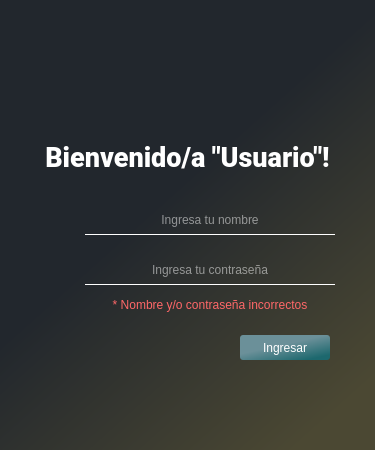
<?xml version="1.0" encoding="UTF-8"?>
<ui version="4.0">
 <class>MainWindow</class>
 <widget class="QMainWindow" name="MainWindow">
  <property name="geometry">
   <rect>
    <x>0</x>
    <y>0</y>
    <width>375</width>
    <height>450</height>
   </rect>
  </property>
  <property name="minimumSize">
   <size>
    <width>375</width>
    <height>450</height>
   </size>
  </property>
  <property name="maximumSize">
   <size>
    <width>375</width>
    <height>450</height>
   </size>
  </property>
  <property name="windowTitle">
   <string>Ingreso</string>
  </property>
  <widget class="QWidget" name="centralwidget">
   <widget class="QFrame" name="login_frame">
    <property name="geometry">
     <rect>
      <x>0</x>
      <y>0</y>
      <width>400</width>
      <height>450</height>
     </rect>
    </property>
    <property name="focusPolicy">
     <enum>Qt::ClickFocus</enum>
    </property>
    <property name="styleSheet">
     <string notr="true">background-color: qlineargradient(spread:pad, x1:0.465, y1:0.397727, x2:0.863, y2:0.898, stop:0 rgba(34, 39, 45, 255), stop:1 rgba(75, 72, 51, 255));</string>
    </property>
    <property name="frameShape">
     <enum>QFrame::NoFrame</enum>
    </property>
    <property name="frameShadow">
     <enum>QFrame::Raised</enum>
    </property>
    <property name="lineWidth">
     <number>1</number>
    </property>
    <property name="midLineWidth">
     <number>0</number>
    </property>
    <widget class="QLabel" name="label">
     <property name="enabled">
      <bool>true</bool>
     </property>
     <property name="geometry">
      <rect>
       <x>300</x>
       <y>430</y>
       <width>70</width>
       <height>12</height>
      </rect>
     </property>
     <property name="maximumSize">
      <size>
       <width>100</width>
       <height>15</height>
      </size>
     </property>
     <property name="font">
      <font>
       <kerning>true</kerning>
      </font>
     </property>
     <property name="statusTip">
      <string/>
     </property>
     <property name="autoFillBackground">
      <bool>false</bool>
     </property>
     <property name="styleSheet">
      <string notr="true">background: transparent;</string>
     </property>
     <property name="frameShape">
      <enum>QFrame::NoFrame</enum>
     </property>
     <property name="frameShadow">
      <enum>QFrame::Plain</enum>
     </property>
     <property name="lineWidth">
      <number>1</number>
     </property>
     <property name="text">
      <string/>
     </property>
     <property name="pixmap">
      <pixmap>beta_img/bbeta1.png</pixmap>
     </property>
     <property name="scaledContents">
      <bool>true</bool>
     </property>
     <property name="alignment">
      <set>Qt::AlignLeading|Qt::AlignLeft|Qt::AlignVCenter</set>
     </property>
     <property name="wordWrap">
      <bool>false</bool>
     </property>
     <property name="openExternalLinks">
      <bool>false</bool>
     </property>
     <property name="textInteractionFlags">
      <set>Qt::LinksAccessibleByMouse</set>
     </property>
    </widget>
    <widget class="QLabel" name="label_2">
     <property name="geometry">
      <rect>
       <x>5</x>
       <y>5</y>
       <width>80</width>
       <height>80</height>
      </rect>
     </property>
     <property name="styleSheet">
      <string notr="true">background: transparent;</string>
     </property>
     <property name="text">
      <string/>
     </property>
     <property name="pixmap">
      <pixmap>beta_img/Logo_oficial_vector.png</pixmap>
     </property>
     <property name="scaledContents">
      <bool>true</bool>
     </property>
    </widget>
    <widget class="QLabel" name="Label_bienvenida">
     <property name="geometry">
      <rect>
       <x>0</x>
       <y>130</y>
       <width>375</width>
       <height>55</height>
      </rect>
     </property>
     <property name="font">
      <font>
       <family>Roboto Black</family>
       <pointsize>20</pointsize>
       <weight>7</weight>
       <italic>false</italic>
       <bold>false</bold>
      </font>
     </property>
     <property name="autoFillBackground">
      <bool>false</bool>
     </property>
     <property name="styleSheet">
      <string notr="true">background-color: transparent;
color: rgb(255, 255, 255);
font: 57 20pt &quot;Roboto Black&quot;;


</string>
     </property>
     <property name="text">
      <string>Bienvenido/a &quot;Usuario&quot;!</string>
     </property>
     <property name="scaledContents">
      <bool>false</bool>
     </property>
     <property name="alignment">
      <set>Qt::AlignCenter</set>
     </property>
    </widget>
    <widget class="QLineEdit" name="pass_in">
     <property name="geometry">
      <rect>
       <x>85</x>
       <y>255</y>
       <width>250</width>
       <height>30</height>
      </rect>
     </property>
     <property name="sizePolicy">
      <sizepolicy hsizetype="Fixed" vsizetype="Fixed">
       <horstretch>0</horstretch>
       <verstretch>0</verstretch>
      </sizepolicy>
     </property>
     <property name="focusPolicy">
      <enum>Qt::ClickFocus</enum>
     </property>
     <property name="styleSheet">
      <string notr="true">font: 12pt &quot;Roboto&quot;;
background-color: transparent;
border-bottom: 1px white;
color: white;
border-style: solid;</string>
     </property>
     <property name="inputMethodHints">
      <set>Qt::ImhHiddenText|Qt::ImhNoAutoUppercase|Qt::ImhNoPredictiveText|Qt::ImhSensitiveData</set>
     </property>
     <property name="inputMask">
      <string/>
     </property>
     <property name="maxLength">
      <number>20</number>
     </property>
     <property name="frame">
      <bool>true</bool>
     </property>
     <property name="echoMode">
      <enum>QLineEdit::Password</enum>
     </property>
     <property name="alignment">
      <set>Qt::AlignCenter</set>
     </property>
     <property name="placeholderText">
      <string>Ingresa tu contraseña</string>
     </property>
    </widget>
    <widget class="QPushButton" name="btn_ingreso_login">
     <property name="geometry">
      <rect>
       <x>240</x>
       <y>335</y>
       <width>90</width>
       <height>25</height>
      </rect>
     </property>
     <property name="cursor">
      <cursorShape>PointingHandCursor</cursorShape>
     </property>
     <property name="styleSheet">
      <string notr="true">font: 12pt &quot;Roboto&quot;;
color: rgb(255, 255, 255);
border-radius: 3px;
background-color: qlineargradient(spread:pad, x1:0.465, y1:0.397727, x2:0.863, y2:0.898, stop:0 rgba(107, 144, 153), stop:1 rgba(29, 104, 110));</string>
     </property>
     <property name="text">
      <string>Ingresar</string>
     </property>
    </widget>
    <widget class="QLineEdit" name="user_in">
     <property name="geometry">
      <rect>
       <x>85</x>
       <y>205</y>
       <width>250</width>
       <height>30</height>
      </rect>
     </property>
     <property name="sizePolicy">
      <sizepolicy hsizetype="Fixed" vsizetype="Fixed">
       <horstretch>0</horstretch>
       <verstretch>0</verstretch>
      </sizepolicy>
     </property>
     <property name="focusPolicy">
      <enum>Qt::ClickFocus</enum>
     </property>
     <property name="styleSheet">
      <string notr="true">font: 12pt &quot;Roboto&quot;;
background-color: transparent;
border-bottom: 1px white;
color: white;
border-style: solid;</string>
     </property>
     <property name="inputMethodHints">
      <set>Qt::ImhNone</set>
     </property>
     <property name="inputMask">
      <string/>
     </property>
     <property name="maxLength">
      <number>15</number>
     </property>
     <property name="frame">
      <bool>true</bool>
     </property>
     <property name="echoMode">
      <enum>QLineEdit::Normal</enum>
     </property>
     <property name="alignment">
      <set>Qt::AlignCenter</set>
     </property>
     <property name="placeholderText">
      <string>Ingresa tu nombre</string>
     </property>
    </widget>
    <widget class="QLabel" name="label_3">
     <property name="geometry">
      <rect>
       <x>30</x>
       <y>200</y>
       <width>35</width>
       <height>35</height>
      </rect>
     </property>
     <property name="styleSheet">
      <string notr="true">background-color: transparent;</string>
     </property>
     <property name="text">
      <string/>
     </property>
     <property name="pixmap">
      <pixmap>icon_img/icons8-customer-50.png</pixmap>
     </property>
     <property name="scaledContents">
      <bool>true</bool>
     </property>
     <property name="indent">
      <number>0</number>
     </property>
    </widget>
    <widget class="QLabel" name="label_4">
     <property name="geometry">
      <rect>
       <x>30</x>
       <y>250</y>
       <width>35</width>
       <height>35</height>
      </rect>
     </property>
     <property name="styleSheet">
      <string notr="true">background-color: transparent;</string>
     </property>
     <property name="text">
      <string/>
     </property>
     <property name="pixmap">
      <pixmap>icon_img/icons8-lock-50.png</pixmap>
     </property>
     <property name="scaledContents">
      <bool>true</bool>
     </property>
     <property name="indent">
      <number>0</number>
     </property>
    </widget>
    <widget class="QLabel" name="label_error_ingreso">
     <property name="geometry">
      <rect>
       <x>85</x>
       <y>295</y>
       <width>250</width>
       <height>20</height>
      </rect>
     </property>
     <property name="styleSheet">
      <string notr="true">background-color: transparent;
font: 25 10pt &quot;Roboto Light&quot;;
color: rgb(255, 103, 104);</string>
     </property>
     <property name="text">
      <string>* Nombre y/o contraseña incorrectos</string>
     </property>
     <property name="alignment">
      <set>Qt::AlignCenter</set>
     </property>
     <property name="wordWrap">
      <bool>false</bool>
     </property>
     <property name="indent">
      <number>0</number>
     </property>
    </widget>
    <zorder>label_2</zorder>
    <zorder>user_in</zorder>
    <zorder>label</zorder>
    <zorder>Label_bienvenida</zorder>
    <zorder>pass_in</zorder>
    <zorder>btn_ingreso_login</zorder>
    <zorder>label_3</zorder>
    <zorder>label_4</zorder>
    <zorder>label_error_ingreso</zorder>
   </widget>
  </widget>
 </widget>
 <resources/>
 <connections/>
</ui>
